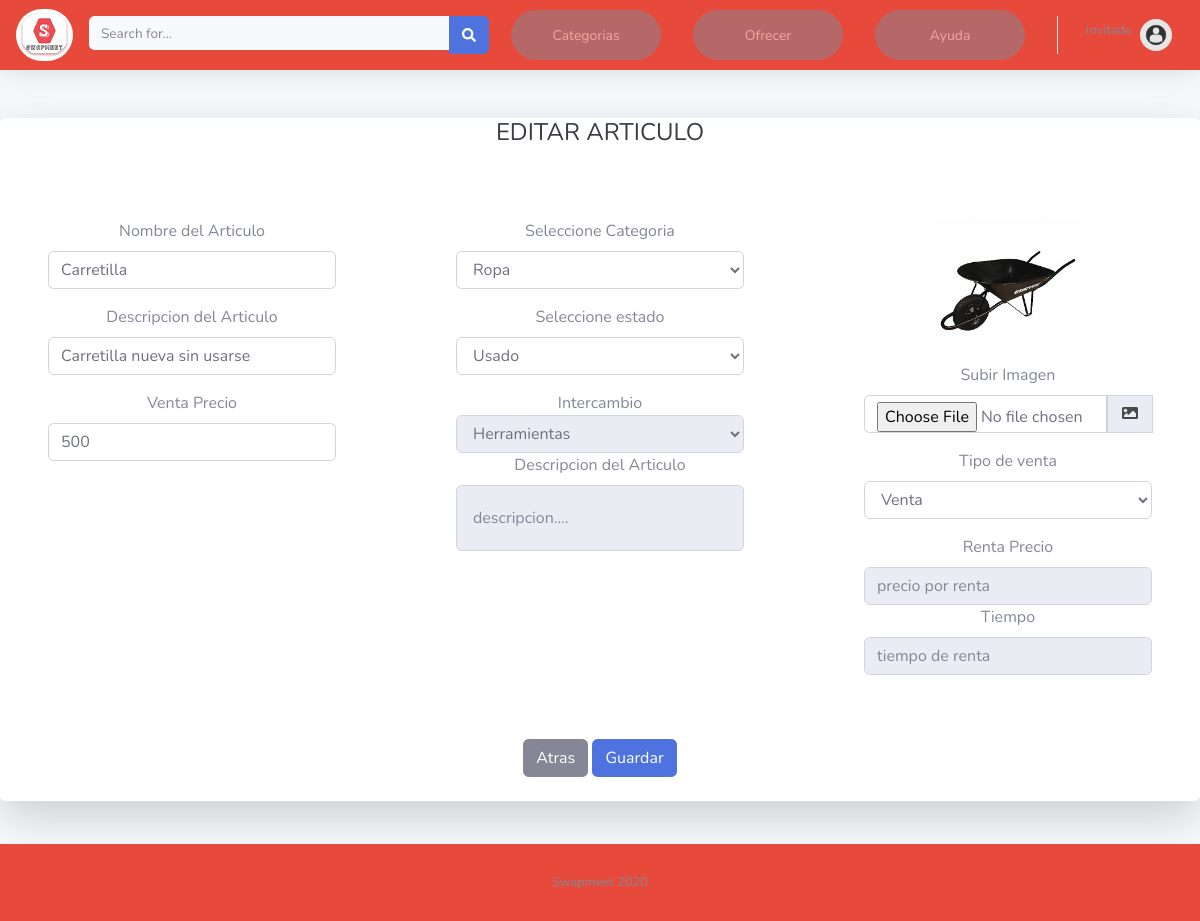
The app's page /edit_product.php?edit_product=81 with its own data.
### tables this page shows
CREATE TABLE `products_data` (
  `product_id` int(11) NOT NULL,
  `user_id` int(11) DEFAULT NULL,
  `name` varchar(50) NOT NULL,
  `product_description` varchar(50) DEFAULT NULL,
  `change_description` varchar(50) DEFAULT NULL,
  `status` varchar(50) NOT NULL,
  `price_sale` varchar(50) DEFAULT NULL,
  `price_rental` varchar(20) DEFAULT NULL,
  `img` varchar(50) DEFAULT NULL,
  `time_rental` varchar(20) DEFAULT NULL,
  `sale_type` varchar(50) NOT NULL,
  `product_category` varchar(20) NOT NULL,
  `change_category` varchar(20) DEFAULT NULL
);

### edit_product.php (the view, shortened to what this page needs)
<?php
include("conexiondb.php");
?>
<!DOCTYPE html>
<html lang="en">
<head>
    <link href="css/all.min.css" rel="stylesheet" type="text/css">
    <link href="css/sb-admin-2.min.css" rel="stylesheet">
</head>
<body id="page-top">
    <div id="wrapper">
    <div id="content-wrapper" class="d-flex flex-column">
        <div id="content">
        <nav class="navbar navbar-expand navbar-light bg-danger topbar mb-4 static-top shadow">
          <a href="index.php">
            <img src="img/Slogo_b.png" style="border-radius: 35px;" >
          </a>
        <form action="index.php" method="GET" class="d-none d-sm-inline-block form-inline mr-auto ml-md-3 my-2 my-md-0 mw-100 navbar-search">
            <div class="input-group">
                <input type="text" name="q" class="form-control bg-light border-0 small" placeholder="Search for..." aria-label="Search" aria-describedby="basic-addon2">
                <div class="input-group-append">
                    <button type="submit" class="btn btn-primary" type="button">
                        <i class="fas fa-search fa-sm"></i>
                    </button>
                </div>
            </div>
        </form>
          <ul class="navbar-nav ml-auto">
             <li class="nav-item dropdown no-arrow mx-1">
              <a class="nav-link dropdown-toggle" href="#" id="alertsDropdown" role="button" data-toggle="dropdown" aria-haspopup="true" aria-expanded="false">
                <button type="button" class="btn btn-secondary btn-sm" style="border-radius: 25px;width : 150px; height: 50px;  opacity: 0.5;">Categorias</button>
              </a>
            </li>
           <li class="nav-item dropdown no-arrow mx-1">
                   <a href="product_register.php" class="nav-link dropdown-toggle">
                      <button  type="button" class="btn btn-secondary btn-sm" style="border-radius: 25px;width : 150px; height: 50px;  opacity: 0.5;">Ofrecer</button>
                  </a>
              </li>
              <li class="nav-item dropdown no-arrow mx-1">
                   <a href="help_support.php" class="nav-link dropdown-toggle">
                      <button  type="button" class="btn btn-secondary btn-sm" style="border-radius: 25px;width : 150px; height: 50px;  opacity: 0.5;">Ayuda</button>
                  </a>
              </li>
            <?php
            if (isset($_SESSION['user_id'])) {
                $getUserQuery = 'SELECT first_name, last_name FROM users_data WHERE user_id='.$_SESSION['user_id'];
                $getUser = mysqli_query($conexion, $getUserQuery);
                $user = mysqli_fetch_assoc($getUser);
              ?>
                <li class="nav-item dropdown no-arrow">
                    <a class="nav-link dropdown-toggle" href="#" id="userDropdown" role="button" data-toggle="dropdown" aria-haspopup="true" aria-expanded="false">
                        <span class="mr-2 d-none d-lg-inline text-gray-600 small">
                            <label><?php echo $user['first_name']." ".$user['last_name'];?></label>
                        </span>
                        <img class="img-profile rounded-circle" src="img/user.jpg">
                    </a>
                    <div class="dropdown-menu dropdown-menu-right shadow animated--grow-in" aria-labelledby="userDropdown">
                        <a class="dropdown-item" href="user_profile.php">Visita tu perfil</a>
                        <a class="dropdown-item" href="see_products.php">Mis articulos</a>
                        <a class="dropdown-item" href="see_sales.php">Mis gestiones</a>
                        <a class="dropdown-item" href="product_register.php">Vende o cambia un articulo</a>
                        <a class="dropdown-item" href="cerrarsesion.php">Cerrar sesión</a>
                    </div>
                </li>
            <?php } else { ?>
                       <li class="nav-item dropdown no-arrow">
                    <a class="nav-link dropdown-toggle" href="#" id="userDropdown" role="button" data-toggle="dropdown" aria-haspopup="true" aria-expanded="false">
                        <span class="mr-2 d-none d-lg-inline text-gray-600 small">
                            <label>Invitado</label>
                        </span>
                        <img class="img-profile rounded-circle" src="img/user.jpg">
                    </a>
                </li>
            <?php } ?>
          </ul>
        </nav>
                       <div class="card o-hidden border-0 shadow-lg my-5">
                        <?php
                     $getProductQuery = 'SELECT * FROM products_data WHERE product_id='.$_GET['edit_product'];
                $getProduct = mysqli_query($conexion, $getProductQuery);
                $Product = mysqli_fetch_assoc($getProduct);
                ?>
                            <div class="card-body p-0">
                                <div align="center">
                                        <h1 class="h4 text-gray-900 mb-4">EDITAR ARTICULO</h1>
                              <form id="productEdit" class="user">
                                <div class="row">
                                    <div class="col-lg-4">
                                        <div class="p-5">
                                                <div class="form-group">
                                                     <label>Nombre del Articulo</label>
                                                     <input type="text" class="form-control form-control-registro" name="product_name" id="tbx_nombre" placeholder="nombre" value="<?php echo $Product['name'];?>">
                                                </div>
                                                <div class="form-group">
                                                    <label>Descripcion del Articulo</label>
                                                    <input type="description" class="form-control form-control-registro " name="product_description" id="tbx_descripcion" placeholder="descripcion" value="<?php echo $Product['product_description'];?>">
                                               </div>
                                                <div class="form-group">
                                                    <label class="form-check-label" for="exampleCheck1">Venta</label>
                                                    <label>Precio</label>
                                                    <input type="text" class="form-control" name="price_sale" id="price_sale" placeholder="precio" value="<?php echo $Product['price_sale'];?>">
                                                </div>
                                        </div>
                                    </div>
                                    <div class="col-lg-4">
                                        <div class="p-5">
                                                  <div class="form-group">
                                                         <label>Seleccione Categoria</label>
                                                         <select class="form-control form-control-registro" name="product_category" id="product_category">
                                                            <option <?php if($Product['product_category'] == 'Ropa'){echo 'selected';} ?>>Ropa</option>
                                                         </select>
                                                  </div>
                                                  <div class="form-group">
                                                        <label>Seleccione estado</label>
                                                        <select class="form-control form-control-registro " name="product_status" id="tbx_selec_estado">
                                                            <option <?php if($Product['status'] == 'Usado'){echo 'selected';} ?>>Usado</option>
                                                        </select>
                                                  </div>
                                                  <div class="form-group">
                                                        <label class="form-check-label" for="exampleCheck1">Intercambio</label>
                                                        <br>
                                                        <select  type="text" class="form-control form-control-registro change_category" name="change_category" id="change_category">
                                                            <option <?php if($Product['change_category'] == 'Herramientas'){echo 'selected';} ?>>Herramientas</option>
                                                        </select>
                                                        <div class="form-group">
                                                            <label>Descripcion del Articulo</label>
                                                            <input type="description" class="form-control form-control-registro" name="change_description" id="change_description" placeholder="descripcion...." value="<?php echo $Product['change_description'];?>" style="padding: 2rem 1rem;">
                                                        </div>
                                                </div>
                                        </div>
                                    </div>
                                    <div class="col-lg-4">
                                        <div class="p-5">
                                                <div class="form-group">
                                                    <div id="preview">
                                                      <?php if($Product['img']){?>
                                                        <img  src="<?php echo $Product['img'];?>">
                                                      <?php } ?>
                                                    </div>
                                                          <label >Subir Imagen</label>
                                                                <div class="input-group mb-2">
                                                                     <input type="file" class="form-control" name="file" id="file" placeholder="C://Imga" value="">
                                                                     <div class="input-group-prepend">
                                                                         <div class="input-group-text">
                                                                             <a href="#" style="color:#4A4949;">
                                                                                    <i class="fa fa-fw fa-image"></i>
                                                                             </a>
                                                                         </div>
                                                                    </div>
                                                                </div>
                                                </div>
                                                <div class="form-group">
                                                    <label>Tipo de venta</label>
                                                    <select class="form-control form-control-registro sale_type" name="sale_type" id="sale_type">
                                                        <option <?php if($Product['sale_type'] == 'Venta'){echo 'selected';} ?>>Venta</option>
                                                    </select>
                                                </div>
                                                <div class="form-group">
                                                        <label class="form-check-label" for="exampleCheck1">Renta</label>
                                                        <label >Precio</label>
                                                        <input type="text" class="form-control" name="price_rental" id="price_rental" placeholder="precio por renta" value="<?php echo $Product['price_rental'];?>">
                                                        <label >Tiempo</label>
                                                        <input type="text" class="form-control" name="time_rental" id="time_rental" placeholder="tiempo de renta" value="<?php echo $Product['time_rental'];?>">
                                                    </div>
                                            </div>
                                        </div>
                                </div>
                                    <a href="see_products.php" class="btn btn-secondary">Atras</a>
                                <button class="btn btn-primary">Guardar</button>
                                   </form>
                                </div>
                                <br>
                          </div>
                        </div>
                 </div>
                      <br>
                      <br>
                       <br>
                          <footer class="sticky-footer bg-danger" style="position: absolute;
                      bottom: 0;width: 100%;">
                            <div class="container my-auto">
                              <div class="copyright text-center my-auto">
                                <span>Swapmeet 2020</span>
                              </div>
                            </div>
                          </footer>
            </div>
    </div>
</body>
</html>

### edit_product.php (style rules this page uses)
#preview img { width: 50%; }

### records on screen
products_data: product_name "Carretilla", product_description "Carretilla nueva sin usarse", price_sale "500", product_category "Ropa", product_status "Usado", img (picture), sale_type "Venta"
